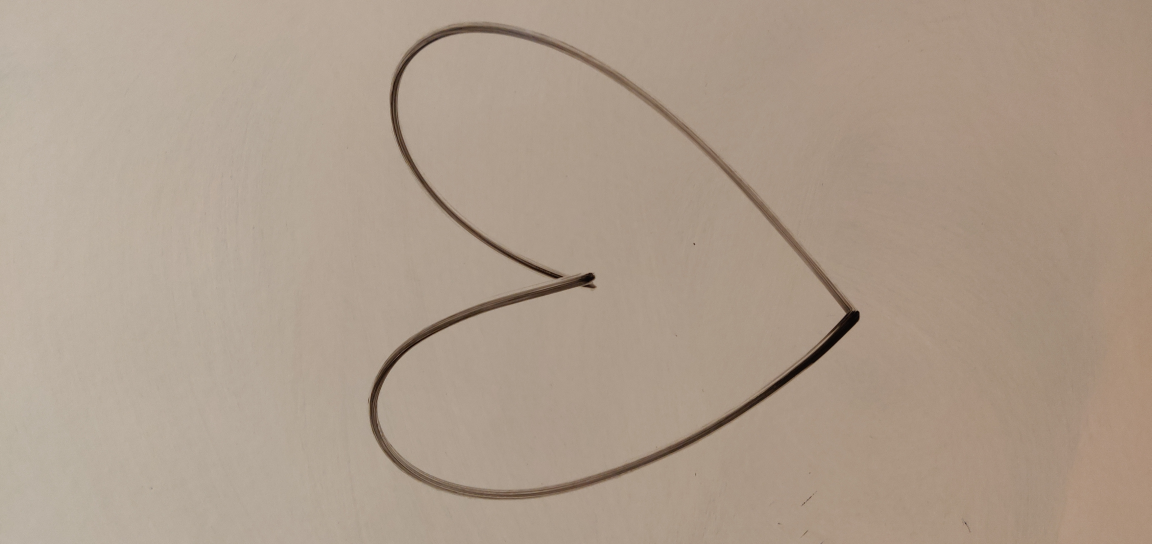
#> input picture test_images/heart_whiteboard.jpg, 4608 x 2176 px (shown at 1/4 size)
$ python opencv_test_image.py
#> lines starting #> are read from the running program, lines starting #| are printed output that depends on the picture
import cv2
import numpy as np

frame = cv2.imread('test_images/heart_whiteboard.jpg', cv2.IMREAD_UNCHANGED)
#> frame is the input picture: shape (2176, 4608, 3); mean B, G, R 140.1, 156.2, 173.3
# Resize image if it is too large
if frame.shape[0] > 720 and frame.shape[1] > 960:
	frame = cv2.resize(frame, (1080, 720), cv2.INTER_LANCZOS4)
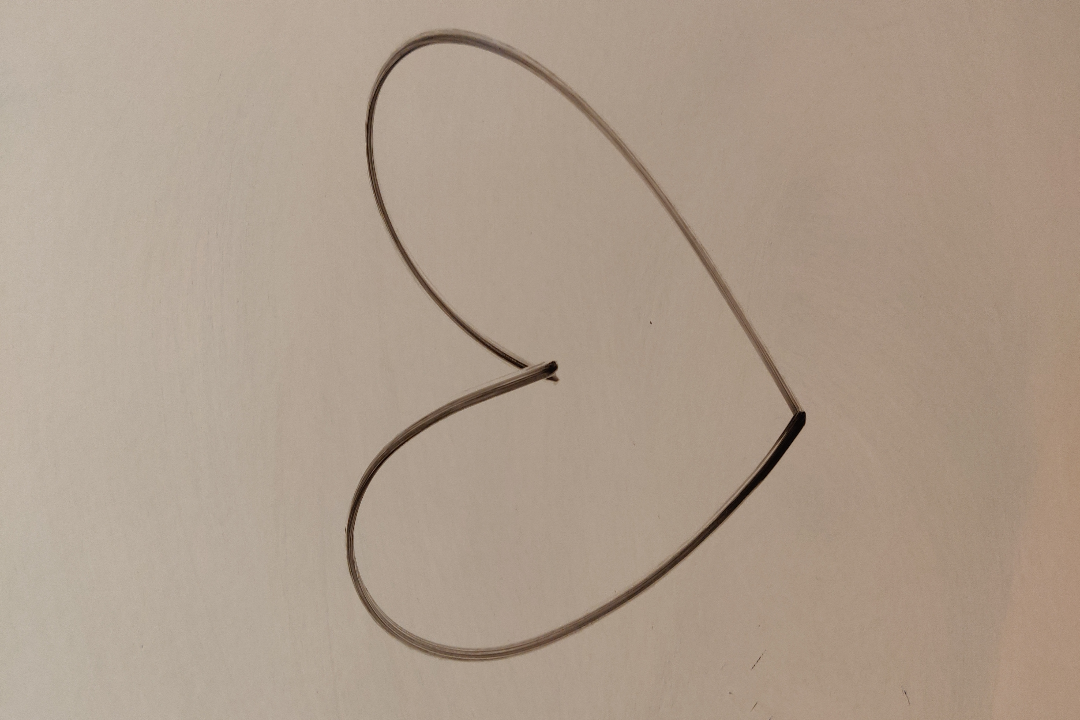
#> frame: shape (720, 1080, 3); mean B, G, R 139.9, 156.1, 173.2

frame_grey = cv2.cvtColor(frame, cv2.COLOR_BGR2GRAY)
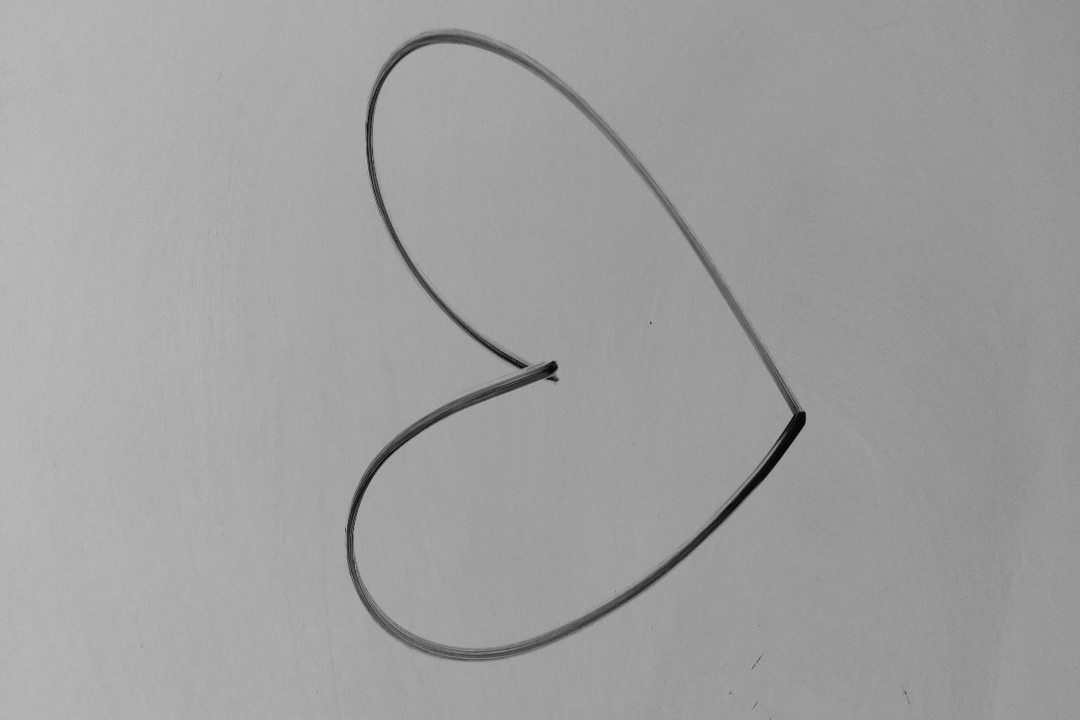
#> frame_grey: shape (720, 1080); min 2, max 192, mean 159.3
kernel = np.ones((5, 5), np.uint8)
frame_grey_dilated = cv2.dilate(frame_grey, kernel, iterations=1)
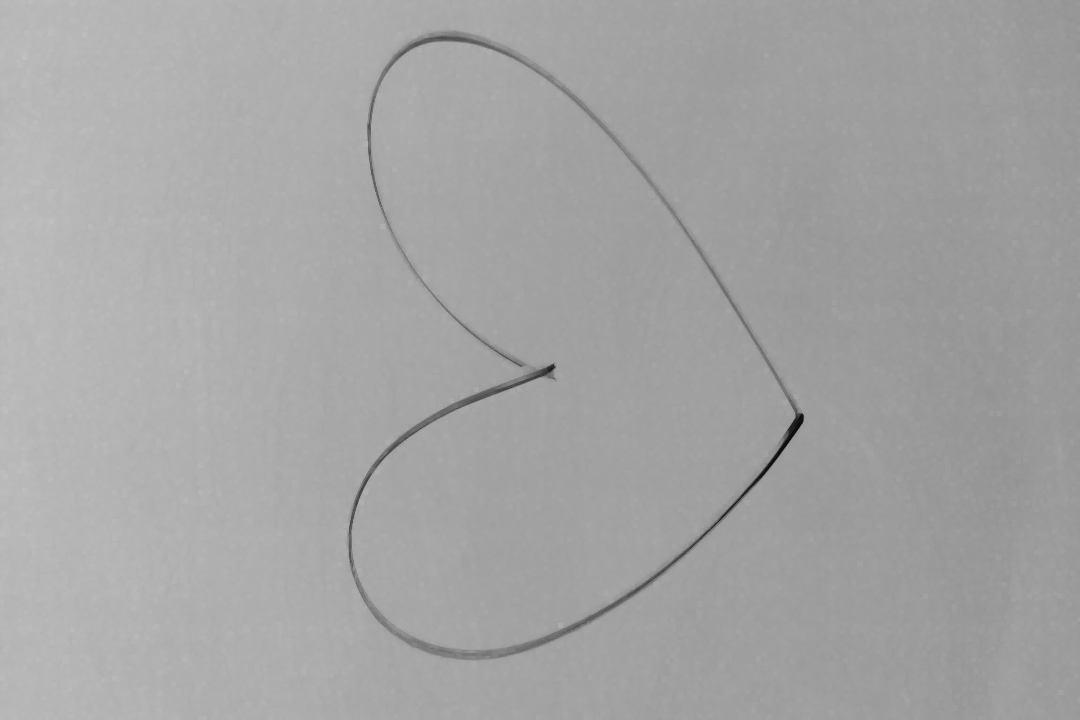
#> frame_grey_dilated: shape (720, 1080); min 9, max 192, mean 164.4
frame_grey_blur = cv2.GaussianBlur(frame_grey_dilated, (5, 5), 0)

cv2.imshow("eroded", frame_grey_dilated)

cv2.waitKey(0)
cv2.destroyAllWindows()
